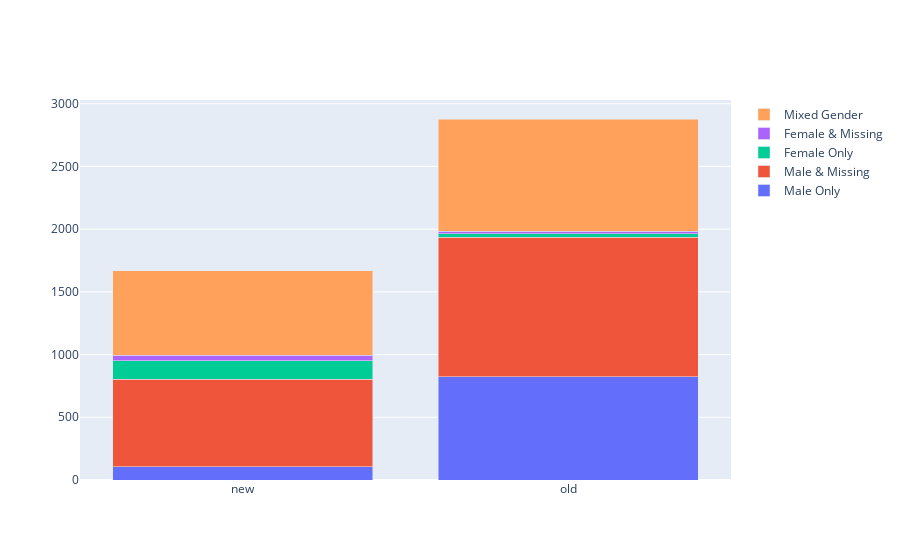

Here is the notebook cell this chart was saved with:
### Code cell
import plotly.graph_objects as go

x=['old', 'new']
fig = go.Figure(go.Bar(x=x, y=[825, 107], name='Male Only'))
fig.add_trace(go.Bar(x=x, y=[1109, 698], name='Male & Missing'))
fig.add_trace(go.Bar(x=x, y=[29, 144], name='Female Only'))
fig.add_trace(go.Bar(x=x, y=[22, 47], name='Female & Missing'))
fig.add_trace(go.Bar(x=x, y=[893, 671], name='Mixed Gender'))

fig.update_layout(barmode='stack', xaxis={'categoryorder':'category ascending'})
fig.show()

### Figure 1 — Plotly figure (JSON) as saved in the notebook; plotly's stock layout.template omitted (floating-point values rounded to 4 significant figures)
{"data": [{"name": "Male Only", "type": "bar", "x": ["old", "new"], "y": [825, 107]}, {"name": "Male & Missing", "type": "bar", "x": ["old", "new"], "y": [1109, 698]}, {"name": "Female Only", "type": "bar", "x": ["old", "new"], "y": [29, 144]}, {"name": "Female & Missing", "type": "bar", "x": ["old", "new"], "y": [22, 47]}, {"name": "Mixed Gender", "type": "bar", "x": ["old", "new"], "y": [893, 671]}], "layout": {"barmode": "stack", "xaxis": {"categoryorder": "category ascending"}}}
